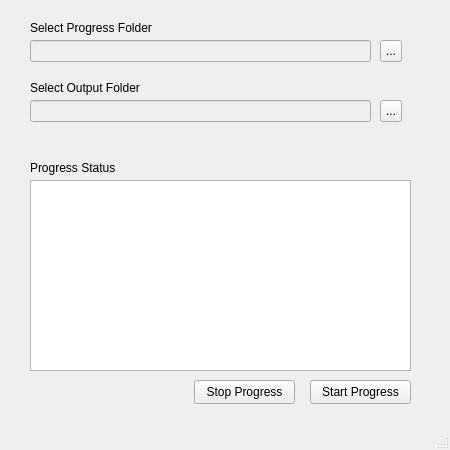
<?xml version="1.0" encoding="UTF-8"?>
<ui version="4.0">
 <class>MainWindow</class>
 <widget class="QMainWindow" name="MainWindow">
  <property name="geometry">
   <rect>
    <x>0</x>
    <y>0</y>
    <width>450</width>
    <height>450</height>
   </rect>
  </property>
  <property name="sizePolicy">
   <sizepolicy hsizetype="Fixed" vsizetype="Fixed">
    <horstretch>0</horstretch>
    <verstretch>0</verstretch>
   </sizepolicy>
  </property>
  <property name="maximumSize">
   <size>
    <width>500</width>
    <height>500</height>
   </size>
  </property>
  <property name="windowTitle">
   <string>GS1 - XSLT TO PDF</string>
  </property>
  <widget class="QWidget" name="centralwidget">
   <widget class="QLineEdit" name="lineEdit">
    <property name="enabled">
     <bool>false</bool>
    </property>
    <property name="geometry">
     <rect>
      <x>30</x>
      <y>40</y>
      <width>341</width>
      <height>22</height>
     </rect>
    </property>
   </widget>
   <widget class="QToolButton" name="inputFolder">
    <property name="geometry">
     <rect>
      <x>380</x>
      <y>40</y>
      <width>22</width>
      <height>22</height>
     </rect>
    </property>
    <property name="text">
     <string>...</string>
    </property>
    <property name="checkable">
     <bool>false</bool>
    </property>
   </widget>
   <widget class="QLabel" name="selectInputFolder">
    <property name="geometry">
     <rect>
      <x>30</x>
      <y>20</y>
      <width>161</width>
      <height>16</height>
     </rect>
    </property>
    <property name="text">
     <string>Select Progress Folder</string>
    </property>
   </widget>
   <widget class="QLabel" name="label_2">
    <property name="geometry">
     <rect>
      <x>30</x>
      <y>80</y>
      <width>161</width>
      <height>16</height>
     </rect>
    </property>
    <property name="text">
     <string>Select Output Folder</string>
    </property>
   </widget>
   <widget class="QLineEdit" name="lineEdit_2">
    <property name="enabled">
     <bool>false</bool>
    </property>
    <property name="geometry">
     <rect>
      <x>30</x>
      <y>100</y>
      <width>341</width>
      <height>22</height>
     </rect>
    </property>
   </widget>
   <widget class="QToolButton" name="outFolder">
    <property name="geometry">
     <rect>
      <x>380</x>
      <y>100</y>
      <width>22</width>
      <height>22</height>
     </rect>
    </property>
    <property name="text">
     <string>...</string>
    </property>
   </widget>
   <widget class="QPushButton" name="pushButton">
    <property name="geometry">
     <rect>
      <x>310</x>
      <y>380</y>
      <width>101</width>
      <height>24</height>
     </rect>
    </property>
    <property name="text">
     <string>Start Progress</string>
    </property>
   </widget>
   <widget class="QTextEdit" name="textEdit">
    <property name="enabled">
     <bool>true</bool>
    </property>
    <property name="geometry">
     <rect>
      <x>30</x>
      <y>180</y>
      <width>381</width>
      <height>191</height>
     </rect>
    </property>
    <property name="autoFillBackground">
     <bool>true</bool>
    </property>
    <property name="readOnly">
     <bool>true</bool>
    </property>
   </widget>
   <widget class="QLabel" name="label_3">
    <property name="geometry">
     <rect>
      <x>30</x>
      <y>160</y>
      <width>131</width>
      <height>16</height>
     </rect>
    </property>
    <property name="text">
     <string>Progress Status</string>
    </property>
   </widget>
   <widget class="QPushButton" name="pushButton_2">
    <property name="geometry">
     <rect>
      <x>194</x>
      <y>380</y>
      <width>101</width>
      <height>24</height>
     </rect>
    </property>
    <property name="text">
     <string>Stop Progress</string>
    </property>
   </widget>
  </widget>
  <widget class="QMenuBar" name="menubar">
   <property name="geometry">
    <rect>
     <x>0</x>
     <y>0</y>
     <width>450</width>
     <height>22</height>
    </rect>
   </property>
  </widget>
  <widget class="QStatusBar" name="statusbar"/>
 </widget>
 <resources/>
 <connections/>
</ui>
